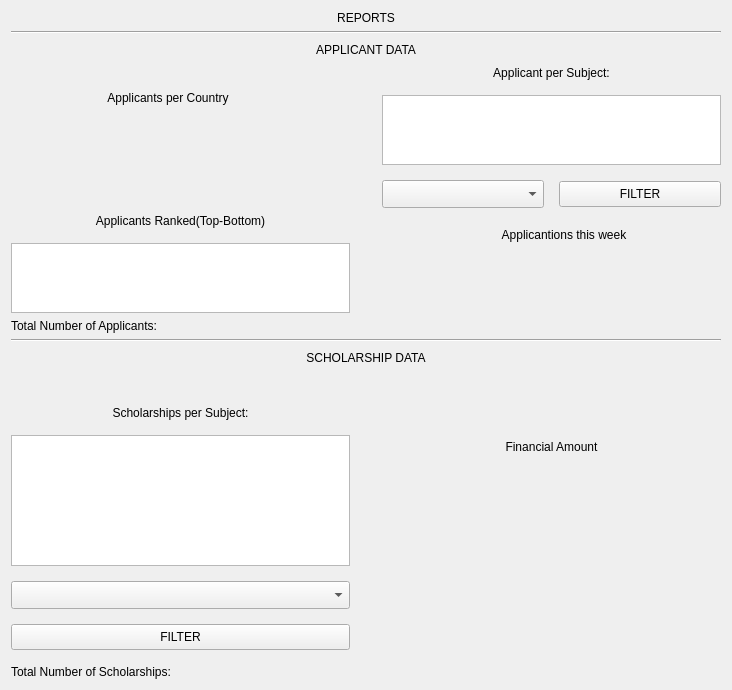
          <widget class="QWidget" name="scrollAreaWidgetContents">
           <property name="geometry">
            <rect>
             <x>0</x>
             <y>0</y>
             <width>732</width>
             <height>690</height>
            </rect>
           </property>
           <layout class="QGridLayout" name="gridLayout_5">
            <item row="0" column="2" colspan="3">
             <widget class="QLabel" name="label_14">
              <property name="text">
               <string>REPORTS</string>
              </property>
              <property name="alignment">
               <set>Qt::AlignmentFlag::AlignCenter</set>
              </property>
             </widget>
            </item>
            <item row="1" column="0" colspan="7">
             <widget class="Line" name="line">
              <property name="orientation">
               <enum>Qt::Orientation::Horizontal</enum>
              </property>
             </widget>
            </item>
            <item row="2" column="3">
             <spacer name="verticalSpacer_4">
              <property name="orientation">
               <enum>Qt::Orientation::Vertical</enum>
              </property>
              <property name="sizeHint" stdset="0">
               <size>
                <width>20</width>
                <height>0</height>
               </size>
              </property>
             </spacer>
            </item>
            <item row="3" column="0">
             <spacer name="horizontalSpacer_10">
              <property name="orientation">
               <enum>Qt::Orientation::Horizontal</enum>
              </property>
              <property name="sizeHint" stdset="0">
               <size>
                <width>246</width>
                <height>20</height>
               </size>
              </property>
             </spacer>
            </item>
            <item row="3" column="1" colspan="5">
             <widget class="QLabel" name="label_8">
              <property name="text">
               <string>APPLICANT DATA</string>
              </property>
              <property name="alignment">
               <set>Qt::AlignmentFlag::AlignCenter</set>
              </property>
             </widget>
            </item>
            <item row="3" column="6">
             <spacer name="horizontalSpacer_11">
              <property name="orientation">
               <enum>Qt::Orientation::Horizontal</enum>
              </property>
              <property name="sizeHint" stdset="0">
               <size>
                <width>221</width>
                <height>20</height>
               </size>
              </property>
             </spacer>
            </item>
            <item row="4" column="0" colspan="2">
             <layout class="QVBoxLayout" name="verticalLayout_18">
              <property name="spacing">
               <number>15</number>
              </property>
              <item>
               <widget class="QLabel" name="label_4">
                <property name="text">
                 <string>Applicants per Country</string>
                </property>
                <property name="alignment">
                 <set>Qt::AlignmentFlag::AlignCenter</set>
                </property>
               </widget>
              </item>
              <item>
               <widget class="QWidget" name="applicantsPerCountryChart" native="true">
                <property name="styleSheet">
                 <string notr="true">border-radius: 7px;</string>
                </property>
               </widget>
              </item>
             </layout>
            </item>
            <item row="4" column="4" colspan="3">
             <layout class="QVBoxLayout" name="verticalLayout_19">
              <property name="spacing">
               <number>15</number>
              </property>
              <item>
               <widget class="QLabel" name="label_9">
                <property name="text">
                 <string>Applicant per Subject:</string>
                </property>
                <property name="alignment">
                 <set>Qt::AlignmentFlag::AlignCenter</set>
                </property>
               </widget>
              </item>
              <item>
               <widget class="QTableWidget" name="applicantPerSubjectTableWidget">
                <property name="styleSheet">
                 <string notr="true">color: Black;</string>
                </property>
               </widget>
              </item>
              <item>
               <layout class="QHBoxLayout" name="horizontalLayout_14">
                <item>
                 <widget class="QComboBox" name="subjectFilterCombo">
                  <property name="styleSheet">
                   <string notr="true">padding:5px;
font: 600 10pt &quot;Segoe UI&quot;;</string>
                  </property>
                 </widget>
                </item>
                <item>
                 <widget class="QPushButton" name="filterBtn">
                  <property name="styleSheet">
                   <string notr="true">margin:0px;
padding:5px;
font: 600 10pt &quot;Segoe UI&quot;;</string>
                  </property>
                  <property name="text">
                   <string>FILTER</string>
                  </property>
                 </widget>
                </item>
               </layout>
              </item>
             </layout>
            </item>
            <item row="5" column="0" colspan="3">
             <layout class="QVBoxLayout" name="verticalLayout_9">
              <property name="spacing">
               <number>15</number>
              </property>
              <item>
               <widget class="QLabel" name="label_12">
                <property name="text">
                 <string>Applicants Ranked(Top-Bottom)</string>
                </property>
                <property name="alignment">
                 <set>Qt::AlignmentFlag::AlignCenter</set>
                </property>
               </widget>
              </item>
              <item>
               <widget class="QTableWidget" name="applicantRankTableWidget">
                <property name="styleSheet">
                 <string notr="true">color:black;</string>
                </property>
               </widget>
              </item>
             </layout>
            </item>
            <item row="5" column="5" colspan="2">
             <layout class="QVBoxLayout" name="verticalLayout_21">
              <property name="spacing">
               <number>15</number>
              </property>
              <item>
               <widget class="QLabel" name="label_11">
                <property name="text">
                 <string>Applicantions this week</string>
                </property>
                <property name="alignment">
                 <set>Qt::AlignmentFlag::AlignCenter</set>
                </property>
               </widget>
              </item>
              <item>
               <widget class="QWidget" name="applicantsThisWeekChart" native="true">
                <property name="styleSheet">
                 <string notr="true">border-radius: 7px;</string>
                </property>
               </widget>
              </item>
             </layout>
            </item>
            <item row="6" column="0" colspan="2">
             <widget class="QLabel" name="totalNumberOfApplicantsLabelReports">
              <property name="text">
               <string>Total Number of Applicants:</string>
              </property>
             </widget>
            </item>
            <item row="7" column="0" colspan="7">
             <widget class="Line" name="line_2">
              <property name="orientation">
               <enum>Qt::Orientation::Horizontal</enum>
              </property>
             </widget>
            </item>
            <item row="8" column="3">
             <spacer name="verticalSpacer_3">
              <property name="orientation">
               <enum>Qt::Orientation::Vertical</enum>
              </property>
              <property name="sizeHint" stdset="0">
               <size>
                <width>20</width>
                <height>0</height>
               </size>
              </property>
             </spacer>
            </item>
            <item row="9" column="0">
             <spacer name="horizontalSpacer_8">
              <property name="orientation">
               <enum>Qt::Orientation::Horizontal</enum>
              </property>
              <property name="sizeHint" stdset="0">
               <size>
                <width>246</width>
                <height>20</height>
               </size>
              </property>
             </spacer>
            </item>
            <item row="9" column="1" colspan="5">
             <widget class="QLabel" name="label_10">
              <property name="text">
               <string>SCHOLARSHIP DATA</string>
              </property>
              <property name="alignment">
               <set>Qt::AlignmentFlag::AlignCenter</set>
              </property>
             </widget>
            </item>
            <item row="9" column="6">
             <spacer name="horizontalSpacer_9">
              <property name="orientation">
               <enum>Qt::Orientation::Horizontal</enum>
              </property>
              <property name="sizeHint" stdset="0">
               <size>
                <width>221</width>
                <height>20</height>
               </size>
              </property>
             </spacer>
            </item>
            <item row="10" column="0" colspan="3">
             <layout class="QVBoxLayout" name="verticalLayout_25">
              <property name="spacing">
               <number>15</number>
              </property>
              <item>
               <spacer name="verticalSpacer_7">
                <property name="orientation">
                 <enum>Qt::Orientation::Vertical</enum>
                </property>
                <property name="sizeHint" stdset="0">
                 <size>
                  <width>20</width>
                  <height>93</height>
                 </size>
                </property>
               </spacer>
              </item>
              <item>
               <widget class="QLabel" name="label_18">
                <property name="text">
                 <string>Scholarships per Subject:</string>
                </property>
                <property name="alignment">
                 <set>Qt::AlignmentFlag::AlignCenter</set>
                </property>
               </widget>
              </item>
              <item>
               <widget class="QTableWidget" name="scholarshipPerSubjectTableWidget">
                <property name="styleSheet">
                 <string notr="true">color:black;</string>
                </property>
               </widget>
              </item>
              <item>
               <widget class="QComboBox" name="subjectScholarshipFilterCombo">
                <property name="styleSheet">
                 <string notr="true">padding:5px;
font: 600 10pt &quot;Segoe UI&quot;;</string>
                </property>
               </widget>
              </item>
              <item>
               <widget class="QPushButton" name="scholarshipFilterBtn">
                <property name="styleSheet">
                 <string notr="true">margin:0px;
padding:5px;
font: 600 10pt &quot;Segoe UI&quot;;</string>
                </property>
                <property name="text">
                 <string>FILTER</string>
                </property>
               </widget>
              </item>
              <item>
               <widget class="QLabel" name="totalNumOfScholarshipsLabelReports">
                <property name="text">
                 <string>Total Number of Scholarships:</string>
                </property>
               </widget>
              </item>
             </layout>
            </item>
            <item row="10" column="4" colspan="3">
             <layout class="QVBoxLayout" name="verticalLayout_28">
              <property name="spacing">
               <number>15</number>
              </property>
              <item>
               <widget class="QLabel" name="label_21">
                <property name="text">
                 <string>Financial Amount</string>
                </property>
                <property name="alignment">
                 <set>Qt::AlignmentFlag::AlignCenter</set>
                </property>
               </widget>
              </item>
              <item>
               <widget class="QWidget" name="financialAmountPerScholarshipChart" native="true"/>
              </item>
             </layout>
            </item>
           </layout>
          </widget>
